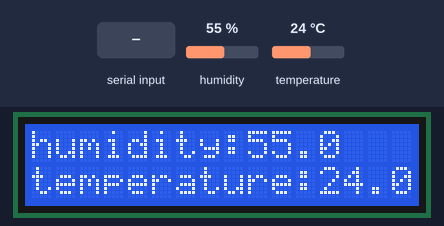
Bench run of a program on a simulated Raspberry Pi (BCM pin numbers). Parts: 16×2 character LCD. The inputs (shaded band) are chosen by the test bench; at power-on: humidity 55 %, temperature 24 °C. The clock reads 2024-03-15 10:24:30 at power-on unless the program sets it; files the program writes start out absent; files that are not in the repository are absent; what the program prints to the terminal is not drawn.

Above: at 1.2 s.
1.3 s: "5\n" received over the second serial link
At 2.1 s:
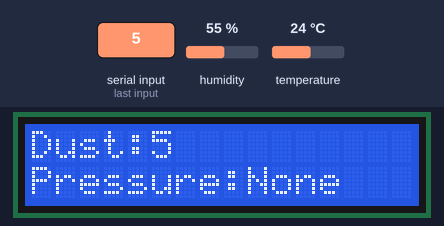
4.4 s: "90\n" received over the second serial link
At 5.8 s:
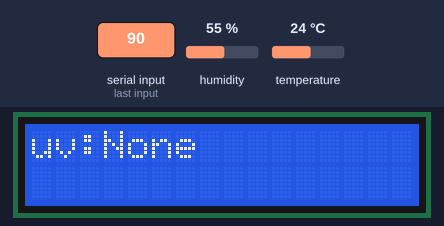
6.9 s: "200\n" received over the second serial link
At 7.7 s:
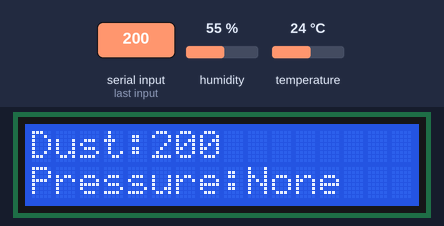
Timing chart, 0 to 9.9 s (numbered marks = the images above; inputs shaded):
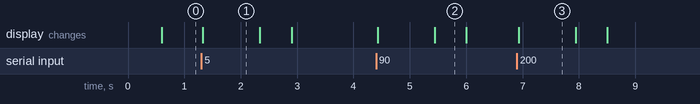

The program:

main.py
```python
#import rpiLcd as lcdScreen
import dth11 as dth
from time import sleep
import sys
import datetime
import time
import arduino
import rpiLcd

line_number=None
time_to_write_file = 5
counter =0

try:
    with open("data.csv", "r") as f:
        lines_in_file = len(f.readlines())
        line_number= lines_in_file

except FileNotFoundError:
    with open("data.csv", "w") as f:
        f.write("SN,Date,Time,Temperature,Humidity,Dust_density,Pressure,uv_intensity" )
        line_number=1

def data_total():
    humidity, temperature = dth.dthData()
    lcd_1 = f"humidity:{humidity}\ntemperature:{temperature}"
    rpiLcd.displayLcd(lcd_1)
    #param_list=arduino.data()
    #dustDensity = None
    #pressure=None
    #uv_intensity=None
    #final_list = [dustDensity, pressure, uv_intensity]
    #for i in range(len(param_list)):
     #   final_list[i] = param_list[i]
    dustDensity, pressure, uv_intensity = arduino.data()
    lcd_2 = f"Dust:{dustDensity}\nPressure:{pressure}"
    lcd_3 = f"uv:{uv_intensity}"
    rpiLcd.displayLcd(lcd_2)
    sleep(1)
    rpiLcd.displayLcd(lcd_3)
    #print(dustDensity)
    #print(pressure)
    #print(uv_intensity)
    return humidity, temperature, dustDensity, pressure, uv_intensity

if __name__ =="__main__":
    while True:
        try:
            tic = 0
            tic = time.perf_counter()
            time_data = str(datetime.datetime.now())
            date_clock = time_data.split(" ")[0]
            time_clock = (time_data.split(" ")[1]).split(".")[0]
            #dust, pressure, uv_intensity = arduino.data()
            #humidity, temperature = dth.dthData()
            humidity, temperature, dust, pressure, uv_intensity = data_total()
            print(f"Temperature = {temperature} , Humidity= {humidity}, Dust Density= {dust}, Pressure = {pressure}, Uv={uv_intensity}")
            #lcd_message = f"Temperatue={temperature}\n Humidity={humidity}"
            data=f"{line_number},{date_clock},{time_clock},{temperature},{humidity},{dust},{pressure},{uv_intensity}"
            if (counter >= time_to_write_file):
                with open("data.csv", "a") as f:
                    f.write("\n")
                    f.write(data)
                    print(f"Written in file after {int(counter)} seconds\n")
                    line_number+=1
                    counter = 0
            #rpiLcd.displayLcd(lcd_message)
        # time.sleep(0.44)
            toc = time.perf_counter()
            print(f"{toc-tic} seconds\n")
            counter +=toc-tic


        except KeyboardInterrupt:
            print("\nUser Interrupt")
            sys.exit()
```

dth11.py
```python
import Adafruit_DHT

def dthData():
    humidity, temperature= Adafruit_DHT.read_retry(11,21)
    return humidity, temperature

if __name__ =="__main__":
    while True:
        print("Reading temperarure...")
        humidity, temperature = dthData()
        print(f"Humidity = {humidity}, Temperature = {temperature}")
```

arduino.py
```python
import serial
ser = serial.Serial("/dev/ttyACM0",9600)

def data():
    read_serial = ser.readline().decode("utf-8").rstrip()
    arduino_data = read_serial.split("-")
    dust = None
    pressure=None
    uv_intensity=None
    param_list = [dust, pressure, uv_intensity]
    for i in range(len(arduino_data)):
        param_list[i] = arduino_data[i]
   # print(len(arduino_data))
    #dust = arduino_data[0]
    #pressure = arduino_data[1]
    #uv_intensity = arduino_data[2]
    return param_list


    #return dust, pressure, uv_intensity
#    print(arduino_data)

if __name__ == "__main__":
    while True:
        # dust,pressure = data()
        # print(dust, pressure, uv_intensity)
        uv=None
        pressure=None
        dust=None
        data_list = [uv, pressure, dust]
        param_list =data()
        for i in range(len(param_list)):
            data_list[i] = param_list[i]
            print(data_list[i])
            print("\n")
```

rpiLcd.py
```python
import Adafruit_CharLCD as LCD
from time import sleep
lcd_rs=5
lcd_en=11
lcd_d4=6
lcd_d5=13
lcd_d6=19
lcd_d7=26
lcd_columns=16
lcd_rows=2
lcd=LCD.Adafruit_CharLCD(lcd_rs, lcd_en, lcd_d4, lcd_d5, lcd_d6, lcd_d7,lcd_columns, lcd_rows)

def displayLcd(message):
    message = str(message)
    lcd.clear()
    lcd.message(message)

def clearLcd(time):
    lcd.clear()
    sleep(time)

if __name__ =="__main__":
    while True:
        displayLcd("Hello world \n Hello again")
        sleep(1)
```

Measured:
- after the input at 1.3 s, the display: changes at once (image 1)
- after the input at 4.4 s, the display: first changes at once (image 2 shows a later state)
- after the input at 6.9 s, the display: changes at once (image 3)
- what the display in image 1 shows lasts 1.0 s, from 1.3 s to 2.3 s
- what the display in image 2 shows lasts 0.6 s, from 5.4 s to 6.0 s
